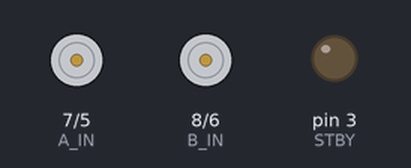
A sketch run on a simulated Arduino Uno, built with avr-gcc and run on an emulated ATmega328P. On the bench: direction and speed pins drawn as motors (green arrow = direction pin HIGH = forward, orange = LOW = backward, longer = more drive, stopped while the standby pin is LOW), output pins drawn as LEDs (lit = HIGH).

Above: at 1.0 s.
At 3.0 s:
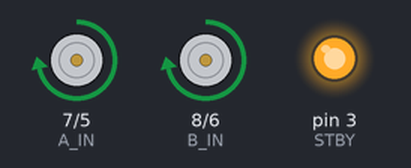
At 5.0 s:
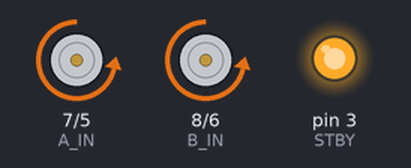
At 7.0 s:
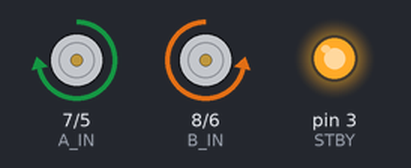
At 9.0 s:
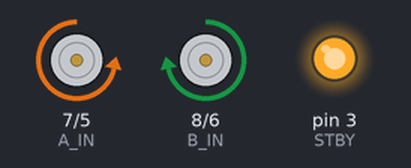
Timing chart, 0 to 13.0 s (numbered marks = the images above):
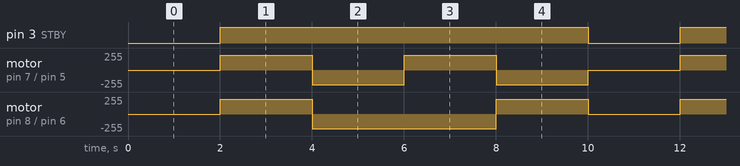

The sketch:

movement.ino
```cpp
// (licence header left out)
#include <avr/wdt.h>
#include "motor.h"

Motor alarm_clock_motor;

/**
 * @brief Arduino setup function.
 */
void setup() {
    alarm_clock_motor.motorInit();      // initializing motor pins
}

/**
 * @brief Arduino loop function.
 * NOTE: This function will endlessly loop unless arduino is turned off
 */
void loop() {
    alarm_clock_motor.stop();
    delay(2000);
    alarm_clock_motor.forward();
    delay(2000);
    alarm_clock_motor.backward();
    delay(2000);
    alarm_clock_motor.left();
    delay(2000);
    alarm_clock_motor.right();
    delay(2000);
}
```

motor.cpp
```cpp
// (licence header left out)
/* Include Statements */
#include "motor.h"

void Motor::motorInit(void) {
    pinMode(PWMA, OUTPUT);
    pinMode(PWMB, OUTPUT);
    pinMode(A_IN, OUTPUT);
    pinMode(B_IN, OUTPUT);
    pinMode(STBY, OUTPUT);
}

void Motor::forward(void) {
    digitalWrite(STBY, HIGH);

    digitalWrite(A_IN, HIGH);
    analogWrite(PWMA, SPEED);

    digitalWrite(B_IN, HIGH);
    analogWrite(PWMB, SPEED);
}

void Motor::backward(void) {
    digitalWrite(STBY, HIGH);

    digitalWrite(A_IN, LOW);
    analogWrite(PWMA, SPEED);

    digitalWrite(B_IN, LOW);
    analogWrite(PWMB, SPEED);
}

void Motor::left(void) {
    digitalWrite(STBY, HIGH);

    digitalWrite(A_IN, HIGH);
    analogWrite(PWMA, SPEED);

    digitalWrite(B_IN, LOW);
    analogWrite(PWMB, SPEED);
}

void Motor::right(void) {
    digitalWrite(STBY, HIGH);

    digitalWrite(A_IN, LOW);
    analogWrite(PWMA, SPEED);

    digitalWrite(B_IN, HIGH);
    analogWrite(PWMB, SPEED);
}

void Motor::stop(void) {
    analogWrite(PWMA, 0);
    analogWrite(PWMB, 0);

    digitalWrite(STBY, LOW);
}
```

motor.h
```cpp
// (licence header left out)
#ifndef MOTOR_H_
#define MOTOR_H_

#include <arduino.h>

class Motor {
    public:
        void motorInit(void);
        void forward(void);
        void backward(void);
        void left(void);
        void right(void);
        void stop(void);

    private:
        #define PWMA 5
        #define PWMB 6
        #define B_IN 8
        #define A_IN 7
        #define STBY 3
        #define SPEED 220
};

#endif
```

Measured:
- by itself, pin 3 (STBY): alternates HIGH for 8.0 s and LOW for 2.0 s
- by itself, motor on pin 8 (B_IN) / pin 6 (PWMB): repeats every 10.0 s: backward 220/255 4.0 s, forward 220/255 2.0 s, stopped 2.0 s, forward 220/255 2.0 s
- by itself, motor on pin 7 (A_IN) / pin 5 (PWMA): repeats every 10.0 s: backward 220/255 2.0 s, forward 220/255 2.0 s, backward 220/255 2.0 s, stopped 2.0 s, forward 220/255 2.0 s
